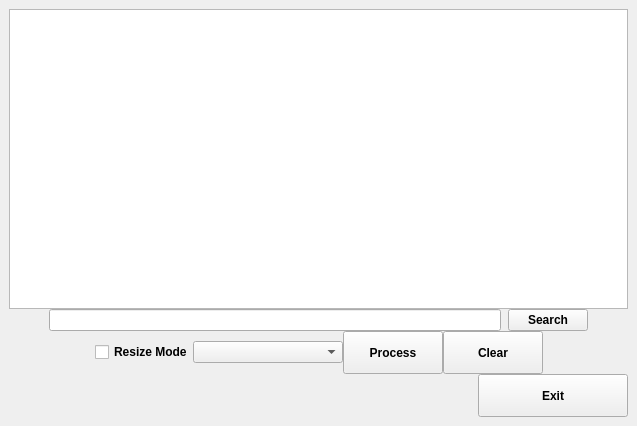
<?xml version="1.0" encoding="UTF-8"?>
<ui version="4.0">
 <class>MainWindow</class>
 <widget class="QMainWindow" name="MainWindow">
  <property name="geometry">
   <rect>
    <x>0</x>
    <y>0</y>
    <width>637</width>
    <height>426</height>
   </rect>
  </property>
  <property name="windowTitle">
   <string>Image Customizer</string>
  </property>
  <widget class="QWidget" name="centralwidget">
   <layout class="QGridLayout" name="gridLayout">
    <item row="0" column="0">
     <layout class="QVBoxLayout" name="verticalLayout_2">
      <property name="spacing">
       <number>0</number>
      </property>
      <property name="topMargin">
       <number>0</number>
      </property>
      <item>
       <layout class="QVBoxLayout" name="verticalLayout">
        <item>
         <widget class="CustomView" name="dragAndDropArea">
          <property name="maximumSize">
           <size>
            <width>16777215</width>
            <height>300</height>
           </size>
          </property>
          <property name="font">
           <font>
            <pointsize>16</pointsize>
            <bold>true</bold>
           </font>
          </property>
         </widget>
        </item>
       </layout>
      </item>
      <item>
       <layout class="QHBoxLayout" name="setFolderLayout">
        <property name="spacing">
         <number>7</number>
        </property>
        <item>
         <spacer name="horizontalSpacer_4">
          <property name="orientation">
           <enum>Qt::Orientation::Horizontal</enum>
          </property>
          <property name="sizeType">
           <enum>QSizePolicy::Policy::Fixed</enum>
          </property>
          <property name="sizeHint" stdset="0">
           <size>
            <width>40</width>
            <height>20</height>
           </size>
          </property>
         </spacer>
        </item>
        <item>
         <widget class="QLineEdit" name="DisplayFolderPathField">
          <property name="font">
           <font>
            <bold>true</bold>
           </font>
          </property>
         </widget>
        </item>
        <item>
         <widget class="QPushButton" name="setFolderButton">
          <property name="font">
           <font>
            <bold>true</bold>
           </font>
          </property>
          <property name="text">
           <string>Search</string>
          </property>
         </widget>
        </item>
        <item>
         <spacer name="horizontalSpacer_5">
          <property name="orientation">
           <enum>Qt::Orientation::Horizontal</enum>
          </property>
          <property name="sizeType">
           <enum>QSizePolicy::Policy::Fixed</enum>
          </property>
          <property name="sizeHint" stdset="0">
           <size>
            <width>40</width>
            <height>20</height>
           </size>
          </property>
         </spacer>
        </item>
       </layout>
      </item>
      <item>
       <layout class="QHBoxLayout" name="horizontalLayout">
        <item>
         <spacer name="horizontalSpacer_2">
          <property name="orientation">
           <enum>Qt::Orientation::Horizontal</enum>
          </property>
          <property name="sizeHint" stdset="0">
           <size>
            <width>40</width>
            <height>20</height>
           </size>
          </property>
         </spacer>
        </item>
        <item>
         <layout class="QHBoxLayout" name="horizontalLayout_3">
          <item>
           <widget class="QCheckBox" name="resizecheckBox">
            <property name="font">
             <font>
              <bold>true</bold>
             </font>
            </property>
            <property name="text">
             <string>Resize Mode</string>
            </property>
           </widget>
          </item>
         </layout>
        </item>
        <item>
         <layout class="QVBoxLayout" name="verticalLayout_3">
          <item>
           <widget class="QComboBox" name="filtersList">
            <property name="minimumSize">
             <size>
              <width>150</width>
              <height>0</height>
             </size>
            </property>
            <property name="maximumSize">
             <size>
              <width>175</width>
              <height>16777215</height>
             </size>
            </property>
            <property name="font">
             <font>
              <bold>true</bold>
             </font>
            </property>
            <property name="layoutDirection">
             <enum>Qt::LayoutDirection::LeftToRight</enum>
            </property>
            <property name="sizeAdjustPolicy">
             <enum>QComboBox::SizeAdjustPolicy::AdjustToContentsOnFirstShow</enum>
            </property>
            <property name="placeholderText">
             <string>Filter</string>
            </property>
           </widget>
          </item>
         </layout>
        </item>
        <item>
         <widget class="QPushButton" name="processButton">
          <property name="minimumSize">
           <size>
            <width>100</width>
            <height>25</height>
           </size>
          </property>
          <property name="maximumSize">
           <size>
            <width>125</width>
            <height>50</height>
           </size>
          </property>
          <property name="font">
           <font>
            <bold>true</bold>
           </font>
          </property>
          <property name="text">
           <string>Process</string>
          </property>
         </widget>
        </item>
        <item>
         <widget class="QPushButton" name="clearButton">
          <property name="minimumSize">
           <size>
            <width>100</width>
            <height>25</height>
           </size>
          </property>
          <property name="maximumSize">
           <size>
            <width>125</width>
            <height>50</height>
           </size>
          </property>
          <property name="font">
           <font>
            <bold>true</bold>
           </font>
          </property>
          <property name="text">
           <string>Clear</string>
          </property>
         </widget>
        </item>
        <item>
         <spacer name="horizontalSpacer_3">
          <property name="orientation">
           <enum>Qt::Orientation::Horizontal</enum>
          </property>
          <property name="sizeHint" stdset="0">
           <size>
            <width>40</width>
            <height>20</height>
           </size>
          </property>
         </spacer>
        </item>
       </layout>
      </item>
      <item>
       <layout class="QHBoxLayout" name="horizontalLayout_2">
        <item>
         <spacer name="horizontalSpacer">
          <property name="orientation">
           <enum>Qt::Orientation::Horizontal</enum>
          </property>
          <property name="sizeHint" stdset="0">
           <size>
            <width>40</width>
            <height>20</height>
           </size>
          </property>
         </spacer>
        </item>
        <item>
         <widget class="QPushButton" name="exitButton">
          <property name="minimumSize">
           <size>
            <width>150</width>
            <height>25</height>
           </size>
          </property>
          <property name="maximumSize">
           <size>
            <width>175</width>
            <height>50</height>
           </size>
          </property>
          <property name="font">
           <font>
            <bold>true</bold>
           </font>
          </property>
          <property name="text">
           <string>Exit</string>
          </property>
         </widget>
        </item>
       </layout>
      </item>
     </layout>
    </item>
   </layout>
  </widget>
 </widget>
 <customwidgets>
  <customwidget>
   <class>CustomView</class>
   <extends>QGraphicsView</extends>
   <header>draganddropevent.h</header>
  </customwidget>
 </customwidgets>
 <resources/>
 <connections/>
</ui>
